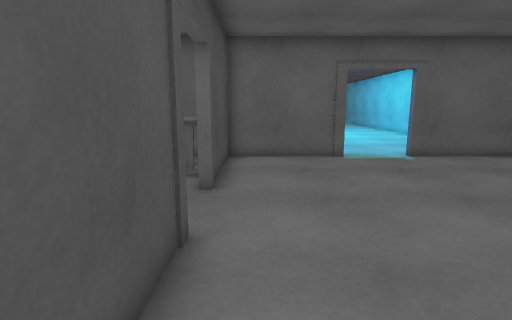
view 1 (above)

16 first-person views from a walk through a scene from a Unity 3-D project. The camera is 1.3 m above the floor, tilts 10° down and sees 80° across. Doors are open. The floor is counted in squares, 0.63 m on a side. Each view is taken from the middle of a square. On the plan, view 1 faces up. The plan holds only what a view shows up to about 18 squares ahead; the rest is blank. The place goes on beyond the plan. The player character is not drawn. Some animated figures are left out. Some surface patterns are stand-ins.

view 2
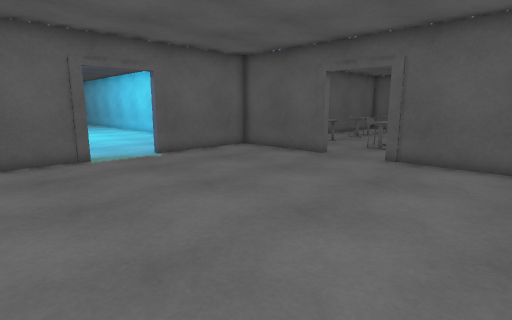

view 3
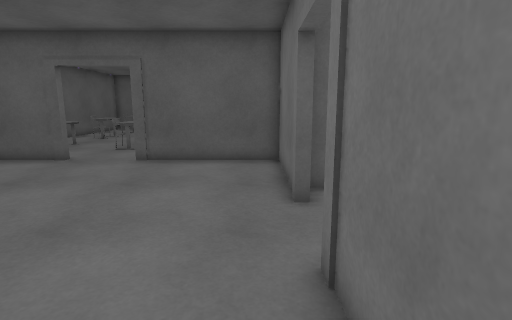

view 4
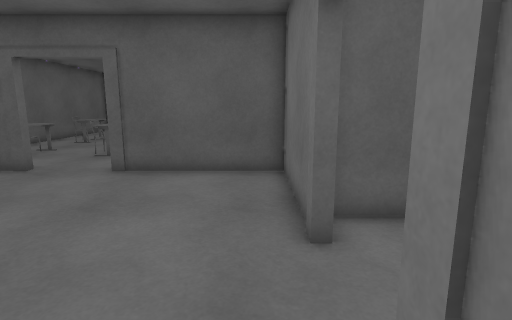

view 5
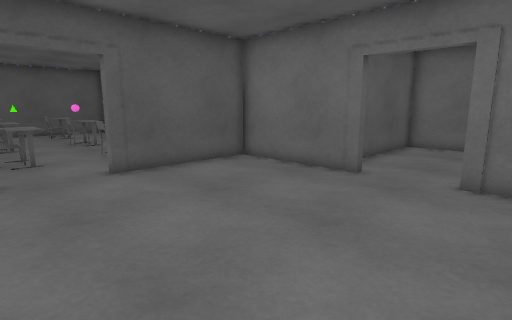

view 6
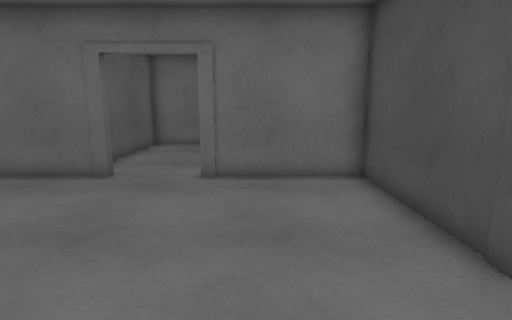

view 7
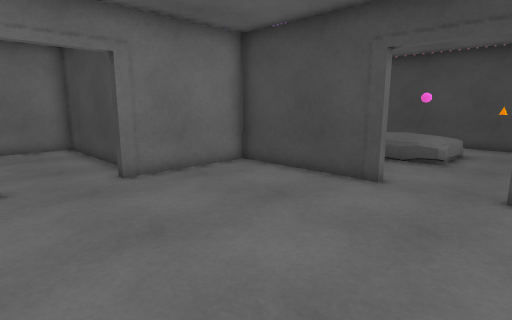

view 8
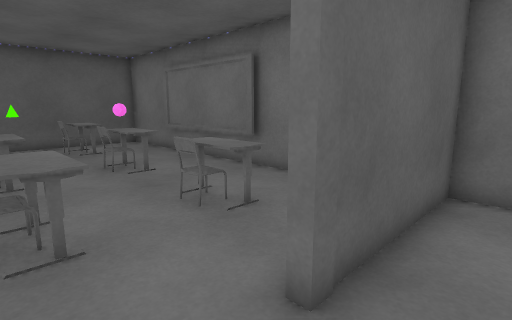

view 9
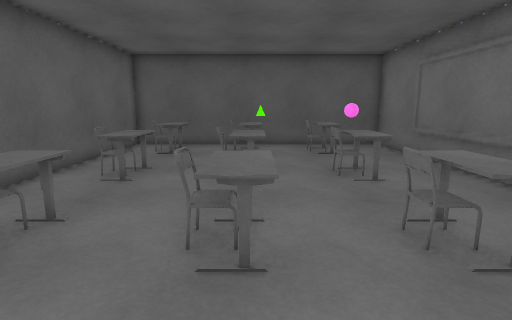

view 10
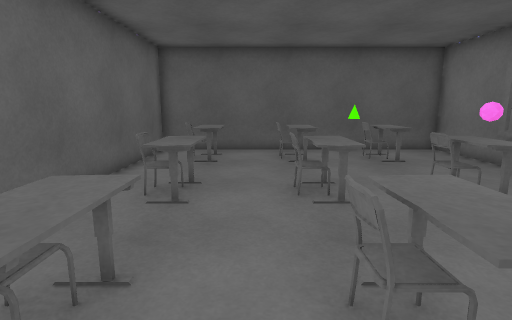

view 11
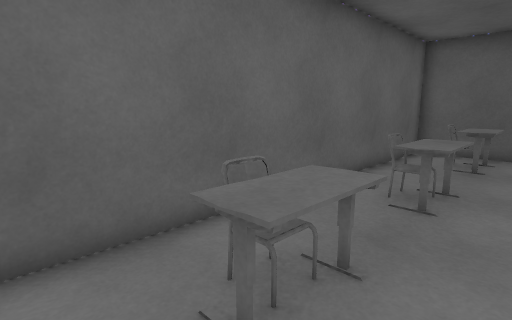

view 12
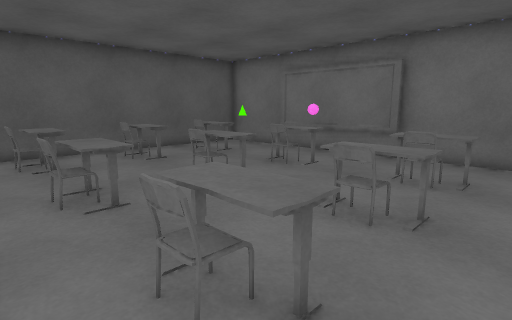

view 13
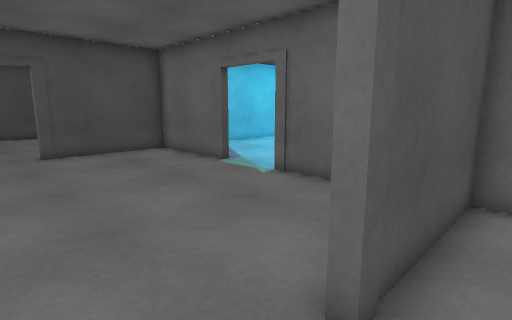

view 14
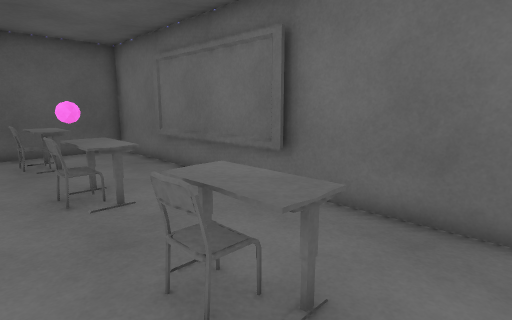

view 15
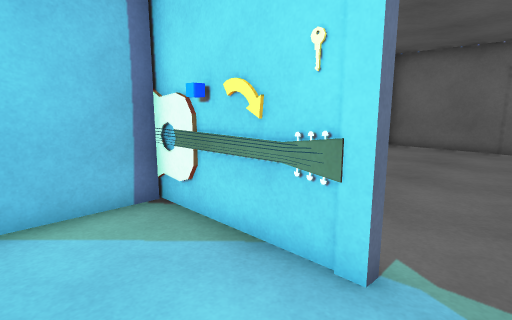

view 16
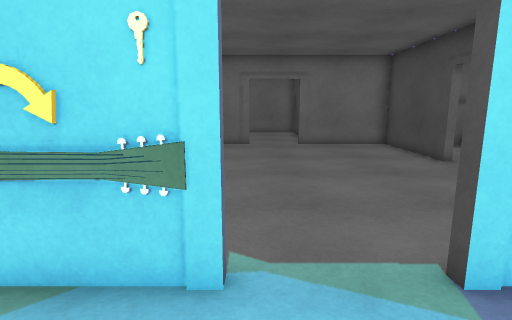

### Floor plan
Key: @ floor where view 1 was taken; # wall or solid block; . floor; / step, stairs or slope; D open door; = window, fence, low wall or low ledge; ^ raised ledge; E desk; C chair; B blackboard; K key; G guitar; O other object.
Columns run from 11 left of view 1 to 28 right of it. Each row starts with its distance up from view 1.
 16             ... ......#
 15             ..........#
 14              .........##
 13         #######DDDKOO#G#################
 12           #...##.# ....#...............#
 11          E#............#..CC...C....C..#
 10         OE#............#.=^^..^^^..^^^.#
  9          E#............#...............#
  8   ........#............#...............#
  7  .........................CC...^C...^C.#
  6 #..#......................^^..^^^..^^^.#
  5 #..////................................#
  4 #     #...#............#..CC..#C....C..#
  3 #         #............#..^^..^^^..^^^.#
  2 #         #............#..^^...^^...^^.#
  1 #         #............#...............#
  0       #   #@...........#.....BBBBBB....#
 -1       #   #####DDD######################
 -2               #....#
 -3               #....#
 -4               #....#
 -5               #....#
 -6               #....#
 -7               #....#
 -8               ######

Positions as (right, up) in squares from view 1, and headings:
1: (0, 0), facing up
2: (0, 0), facing up-right
3: (0, 0), facing right
4: (2, 0), facing right
5: (2, 8), facing down-right
6: (2, 8), facing down
7: (7, 8), facing down-left
8: (10, 7), facing down-right
9: (11, 6), facing right
10: (13, 8), facing right
11: (13, 8), facing up-right
12: (13, 12), facing down-right
13: (13, 5), facing up-left
14: (13, 5), facing down-right
15: (5, 16), facing down-right
16: (6, 16), facing down
